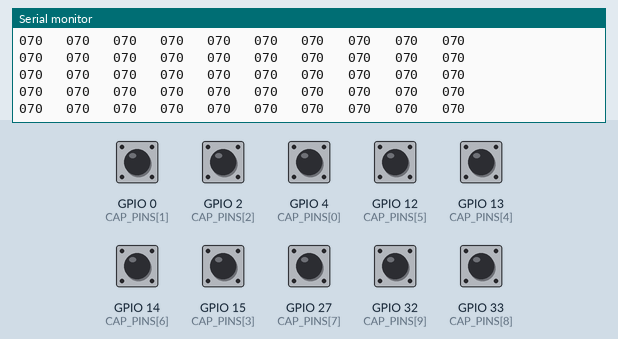
Recording of a program running on a simulated ESP32. Shown: the last lines printed to the serial monitor. The inputs (shaded band) are chosen by the test bench; at power-on: GPIO 0 (CAP_PINS[1]), GPIO 2 (CAP_PINS[2]), GPIO 4 (CAP_PINS[0]), GPIO 12 (CAP_PINS[5]), GPIO 13 (CAP_PINS[4]), GPIO 14 (CAP_PINS[6]), GPIO 15 (CAP_PINS[3]), GPIO 27 (CAP_PINS[7]), GPIO 32 (CAP_PINS[9]), GPIO 33 (CAP_PINS[8]) HIGH.

Above: at 1.4 s.
1.5 s: GPIO 0 (CAP_PINS[1]) pulled LOW for 0.35 s
At 1.71 s:
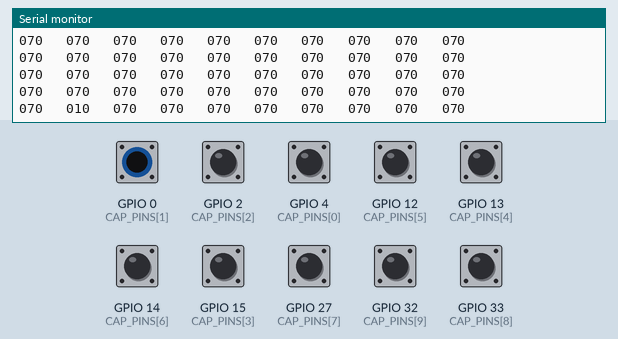
3.3 s: GPIO 2 (CAP_PINS[2]) pulled LOW for 0.35 s
At 3.52 s:
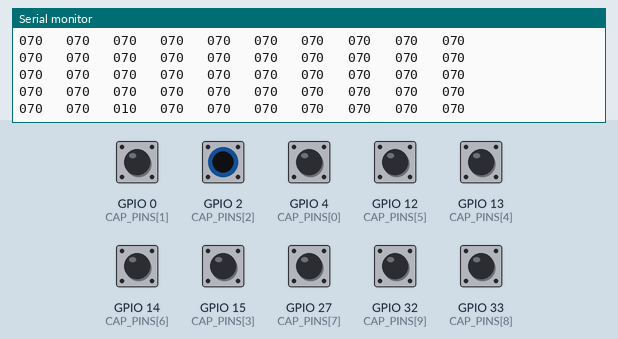
5.1 s: GPIO 4 (CAP_PINS[0]) pulled LOW for 0.35 s
At 5.33 s:
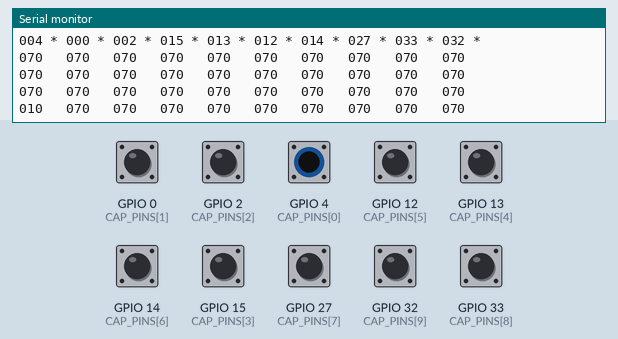
6.9 s: GPIO 12 (CAP_PINS[5]) pulled LOW for 0.35 s
At 7.13 s:
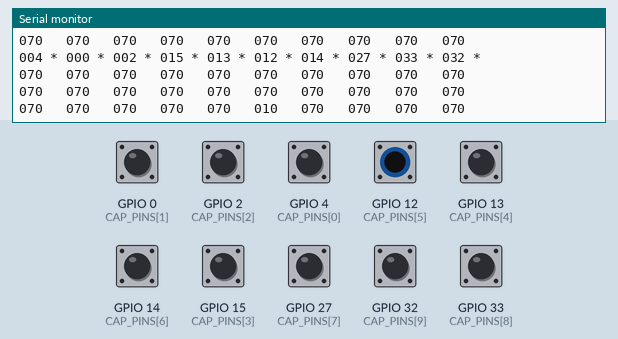
8.7 s: GPIO 13 (CAP_PINS[4]) pulled LOW for 0.35 s
At 8.94 s:
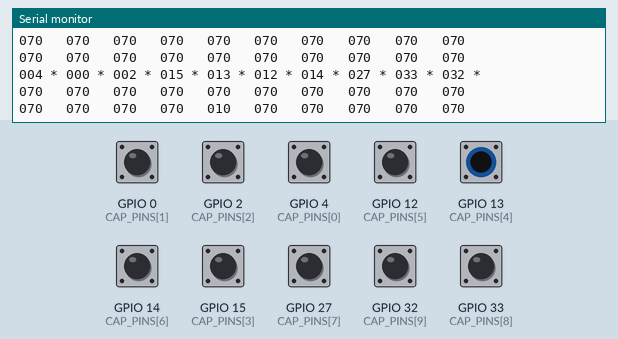
10.5 s: GPIO 14 (CAP_PINS[6]) pulled LOW for 0.35 s
At 10.75 s:
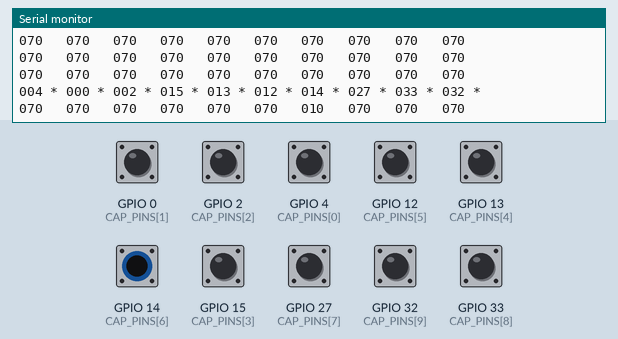

The program:

main.cpp
```cpp
#include <Arduino.h>

const int NUM_CAP_PINS = 10;
const int CAP_PINS[] = {4,0,2,15,13,12,14,27,33,32};

// Conclusions from measurements:
//  4 =     = Touch0 = working
//  0 =     = Touch1 = working
//  2 =     = Touch2 = not working (always low)
// 15 = TDO = Touch3 = working
// 13 = TCK = Touch4 = working
// 12 = TDI = Touch5 = working
// 14 = TMS = Touch6 = working
// 27 =     = Touch7 = working
// 33 =     = Touch8 = not working (always value of  99)
// 32 =     = Touch9 = not working (always value of 140)

void setup() {
  // put your setup code here, to run once:
  Serial.begin(115200);
}

void loop() {
  static unsigned long line=0;

  if((line % 7)==0) {
      for(int i=0; i<NUM_CAP_PINS; i++) {
        Serial.printf("%03d * ", CAP_PINS[i]);
      }
      Serial.println();
    }

  // put your main code here, to run repeatedly:
  for(int i=0; i<NUM_CAP_PINS; i++) {
    Serial.printf("%03d   ", touchRead(CAP_PINS[i]));
  }
  Serial.println();

  line++;

  delay(300);
}
```

Measured:
- after the input at 1.5 s, the serial monitor: prints a new line at once (image 1)
- after the input at 3.3 s, the serial monitor: prints a new line at once (image 2)
- after the input at 5.1 s, the serial monitor: prints a new line at once (image 3)
- after the input at 6.9 s, the serial monitor: prints a new line at once (image 4)
- after the input at 8.7 s, the serial monitor: prints a new line at once (image 5)
- after the input at 10.5 s, the serial monitor: prints a new line at once (image 6)
